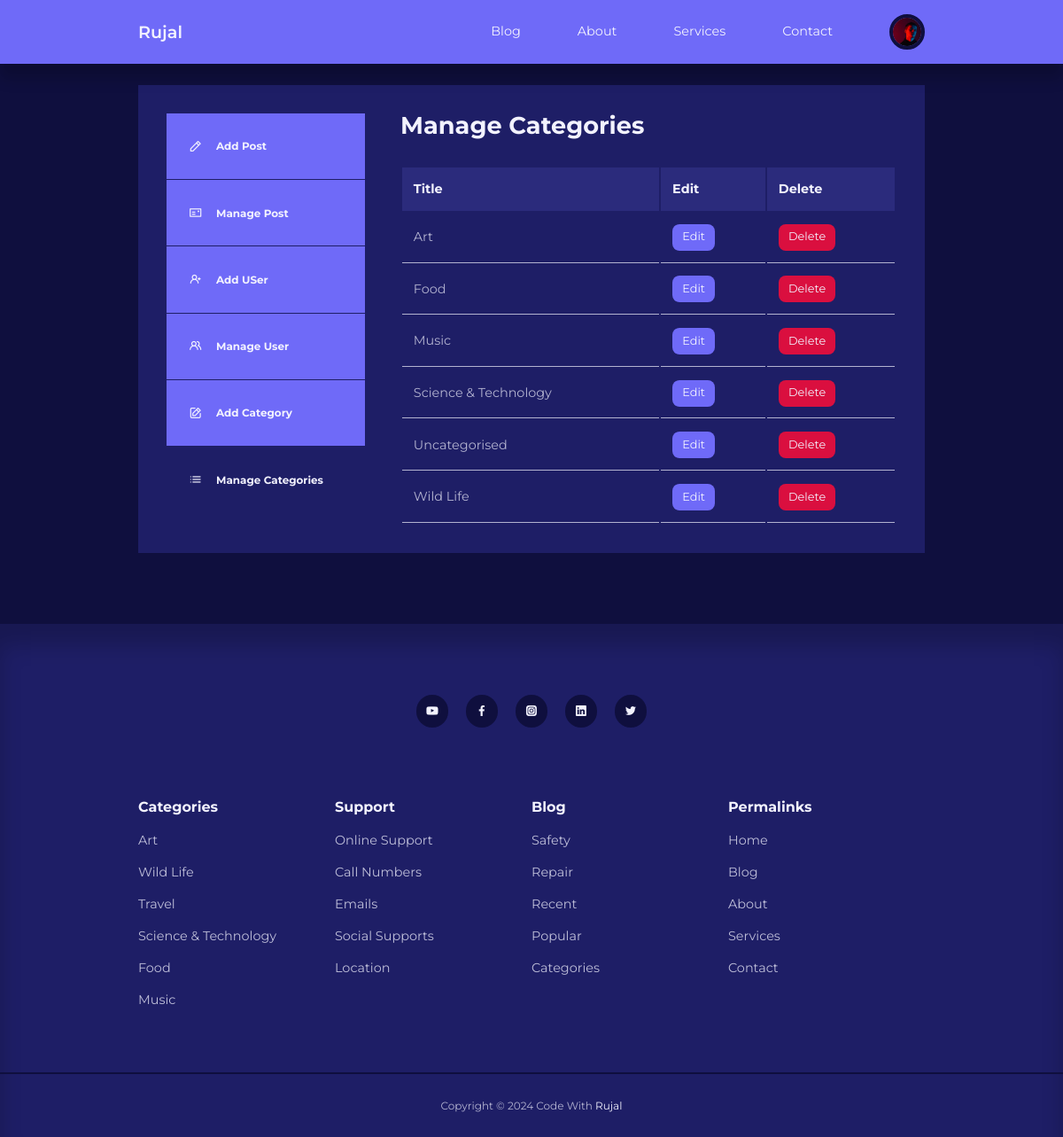
Page /admin/manage-categories.php (signed in) on the committed database.
### tables this page shows
CREATE TABLE `users` (
  `id` int(11) UNSIGNED NOT NULL,
  `firstname` varchar(50) NOT NULL,
  `lastname` varchar(50) NOT NULL,
  `username` varchar(50) NOT NULL,
  `email` varchar(100) NOT NULL,
  `password` varchar(255) NOT NULL,
  `avatar` varchar(255) NOT NULL,
  `is_admin` tinyint(1) NOT NULL
);

CREATE TABLE `categories` (
  `id` int(11) UNSIGNED NOT NULL,
  `title` varchar(50) NOT NULL,
  `description` text NOT NULL
);

### admin/partials/header.php (called while the page is built, shortened)
<?php
require '../partials/header.php';

### admin/manage-categories.php (the view, shortened to what this page needs)
<?php
include 'partials/header.php';
$query = "SELECT * FROM categories ORDER BY title";
$categories = mysqli_query($connection, $query);
?>
    <section class="dashboard">
    <div class="container dashboard__container">
        <aside>
            <ul>
                <li>
                    <a href="add-post.php"><i class="uil uil-pen"></i>
                        <h5>Add Post</h5>
                    </a>
                </li>
                <li>
                    <a href="index.php"><i class="uil uil-postcard"></i>
                        <h5>Manage Post</h5>
                    </a>
                </li>
                <?php if(isset($_SESSION['user_is_admin'])) : ?>
                <li>
                    <a href="add-user.php"><i class="uil uil-user-plus"></i>
                        <h5>Add USer</h5>
                    </a>
                </li>
                <li>
                    <a href="manage-users.php"><i class="uil uil-users-alt"></i>
                        <h5>Manage User</h5>
                    </a>
                </li>
                <li>
                    <a href="add-category.php"><i class="uil uil-edit"></i>
                        <h5>Add Category</h5>
                    </a>
                </li>
                <li>
                    <a href="manage-categories.php" class="active"><i class="uil uil-list-ul"></i>
                        <h5>Manage Categories</h5>
                    </a>
                </li>
                <?php endif ?>
            </ul>
        </aside>
        <main>
            <h2>Manage Categories</h2>
            <?php if(mysqli_num_rows($categories) > 0) : ?>
            <table>
                <thead>
                    <tr>
                        <th>Title</th>
                        <th>Edit</th>
                        <th>Delete</th>
                    </tr>
                </thead>
                <tbody>
                    <?php while($category = mysqli_fetch_assoc($categories)) : ?>
                    <tr>
                        <td><?= $category['title'] ?></td>
                        <td><a href="<?= ROOT_URL ?>admin/edit-category.php?id=<?= $category['id'] ?>" class="btn sm">Edit</a></td>
                        <td><a href="<?= ROOT_URL ?>admin/delete-category.php?id=<?= $category['id'] ?>" class="btn sm danger">Delete</a></td>
                    </tr>
                    <?php endwhile ?>
                </tbody>
            </table>
            <?php else : ?>
                <div class="alert__messageerror">
                    <?= "No categories found" ?>
                </div>
                <?php endif ?>
        </main>
    </div>
    </section>
<?php
include '../partials/footer.php';
?>

### partials/header.php (shortened to what this page needs)
<?php
require 'config/database.php';
if(isset($_SESSION['user-id'])) {
    $id = filter_var($_SESSION['user-id'], FILTER_SANITIZE_NUMBER_INT);
    $query = "SELECT avatar FROM users WHERE id=$id";
    $result = mysqli_query($connection, $query);
    $avatar = mysqli_fetch_assoc($result);
}
?>
<!DOCTYPE html>
<html lang="en">
<head>
    <link rel="stylesheet" href="<?= ROOT_URL ?>assets/css/style.css">
    <link rel="stylesheet" href="https://unicons.iconscout.com/release/v4.0.0/css/line.css">
</head>
<body>
    <nav>
        <div class="container nav__container">
            <a href="<?= ROOT_URL ?>" class="nav__logo">Rujal</a>
            <ul class="nav__items">
                <li><a href="<?= ROOT_URL ?>blog.php">Blog</a></li>
                <li><a href="<?= ROOT_URL ?>about.php">About</a></li>
                <li><a href="<?= ROOT_URL ?>services.php">Services</a></li>
                <li><a href="<?= ROOT_URL ?>contact.php">Contact</a></li>
                <?php if(isset($_SESSION['user-id'])) : ?>
                    <li class="nav__profile">
                    <div class="avatar">
                        <img src= "<?= ROOT_URL . 'assets/images/' . $avatar['avatar'] ?>">
                    </div>
                </li>
                <?php else : ?>
                <li><a href="<?= ROOT_URL ?>signin.php">Signin</a></li>
                <?php endif ?>
            </ul>
        </div>
    </nav>

### assets/css/style.css (style rules this page uses)
:root { --color-primary: #6f6af8; --color-primary-light: hsl(242, 91%, 69%, 18%); --color-primary-variant: #5854c7; --color-red: #da0f3f; --color-red-variant: #ad1034; --color-red-light: hsl(346, 87%, 46%, 15%); --color-green: #00c476; --color-green-light: hsl(156, 100%, 38%, 15%); --color-gray-900: #1e1e66; --color-gray-700: #2b2b7c; --color-gray-300: rgba(242, 242, 254, 0.3); --color-gray-200: rgba(242, 242, 254, 0.7); --color-white: #f2f2fe; --color-bg: #0f0f3e; --transition: all 300ms ease; --container-width-lg: 74%; --container-width-md: 88%; --form-width: 40%; --card-border-radius-1: 0.3rem; --card-border-radius-2: 0.5rem; --card-border-radius-3: 0.8rem; --card-border-radius-4: 2rem; --card-border-radius-5: 5rem; }
* { margin: 0; padding: 0; outline: 0; border: 0; appearance: none; list-style: none; text-decoration: none; box-sizing: border-box; }
body { font-family: "Montserrat", serif; line-height: 1.6; color: var(--color-gray-200); overflow-x: hidden; background: var(--color-bg); font-size: 0.9rem; }
.container { width: var(--container-width-lg); max-width: 1800px; margin-inline: auto; }
section { margin-top: 3rem; width: 100vw; }
h1, h2, h3, h4, h5 { color: var(--color-white); line-height: 1.3; }
h2 { font-size: 1.7rem; margin: 1rem 0; }
a { color: var(--color-white); transition: var(--transition); }
img { display: block; width: 100%; object-fit: cover; }
nav { background: var(--color-primary); width: 100vw; height: 4.5rem; position: fixed; top: 0; z-index: 10; box-shadow: 0 1rem 1rem rgba(0, 0, 0, 0.2); }
.nav__container { height: 100%; display: flex; align-items: center; justify-content: space-between; }
.avatar { width: 2.5rem; height: 2.5rem; border-radius: 50%; overflow: hidden; border: 0.3rem solid var(--color-bg); }
.nav__logo { font-weight: 600; font-size: 1.2rem; }
.nav__items { display: flex; align-items: center; gap: 4rem; }
.nav__profile { position: relative; cursor: pointer; }
.btn { display: inline-block; width: fit-content; padding: 0.6rem 1.2rem; background-color: var(--color-primary); border-radius: var(--card-border-radius-2); cursor: pointer; transition: var(--transition); color: var(--color-white); }
.btn.sm { padding: 0.3rem 0.7rem; font-size: 0.8rem; }
.btn.danger { background: var(--color-red); }
.dashboard { margin-top: 6rem; }
.dashboard__container { display: grid; grid-template-columns: 14rem auto; gap: 1rem; background: var(--color-gray-900); padding: 2rem; margin-bottom: 5rem; }
.dashboard aside a { background: var(--color-primary); display: flex; gap: 1rem; align-items: center; padding: 1.6rem; }
.dashboard aside ul li:not(:last-child) { border-bottom: 1px solid var(--color-gray-900); }
.dashboard aside a.active { background: var(--color-gray-900); }
.dashboard main { margin-left: 1.5rem; }
.dashboard main h2 { margin: 0 0 2rem 0; line-height: 1; }
.dashboard main table { width: 100%; text-align: left; }
.dashboard main table th { background: var(--color-gray-700); padding: 0.8rem; color: var(--color-white); }
.dashboard main table td { padding: 0.8rem; border-bottom: 1px solid var(--color-gray-200); }

### rows in the picture
users: avatar (picture)
categories: title "Art"
categories: title "Food"
categories: title "Music"
categories: title "Science & Technology"
categories: title "Uncategorised"
categories: title "Wild Life"
